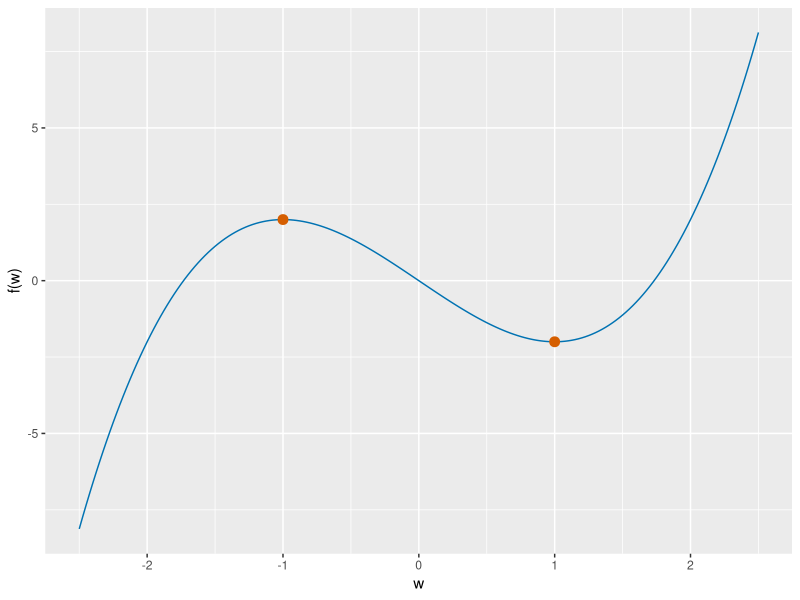

This figure's R source:
## ---- chunk 1
#| label: flat-point-critical-r
#| fig-alt: >-
#|   Plot of w cubed minus 3w for w from -2.5 to 2.5. The blue curve rises to a
#|   local peak of 2 at w of -1, falls to a local trough of -2 at w of 1, then
#|   rises again. Vermilion circles mark the two flat points at w of -1 and w
#|   of 1.
#| fig-height: 4
#| fig-width: 5
fpc_w_fk <- seq(-2.5, 2.5, length.out = 201)
fpc_curve_fk <- tibble::tibble(w = fpc_w_fk, value = fpc_w_fk^3 - 3 * fpc_w_fk)
fpc_flat_w_fk <- c(-1, 1)
fpc_flat_value_fk <- fpc_flat_w_fk^3 - 3 * fpc_flat_w_fk
fpc_flat_fk <- tibble::tibble(w = fpc_flat_w_fk, value = fpc_flat_value_fk)
fpc_aes_fk <- ggplot2::aes(w, value)
ggplot2::ggplot(fpc_curve_fk, fpc_aes_fk) +
  ggplot2::geom_line(colour = "#0072B2") +
  ggplot2::geom_point(data = fpc_flat_fk, colour = "#D55E00", size = 3) +
  ggplot2::labs(x = "w", y = "f(w)")
